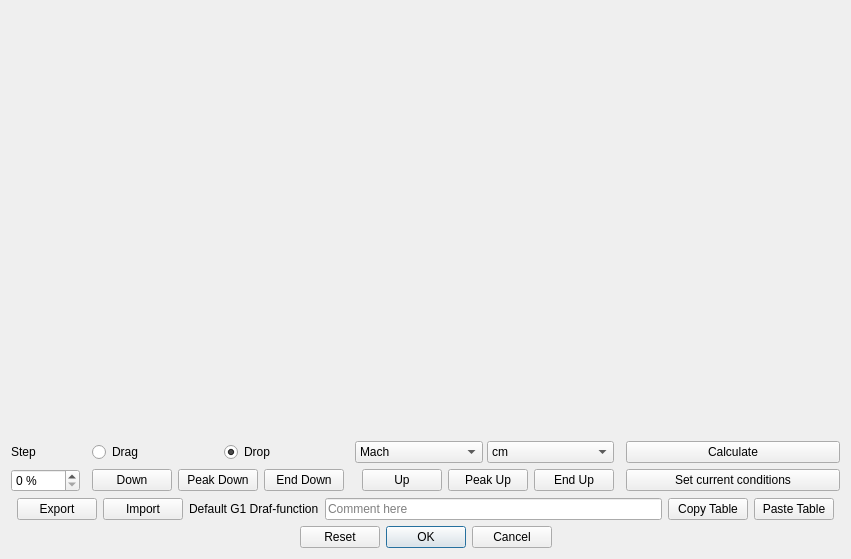
<?xml version="1.0" encoding="UTF-8"?>
<ui version="4.0">
 <class>DragFuncEditDialog</class>
 <widget class="QWidget" name="DragFuncEditDialog">
  <property name="windowModality">
   <enum>Qt::NonModal</enum>
  </property>
  <property name="geometry">
   <rect>
    <x>0</x>
    <y>0</y>
    <width>851</width>
    <height>559</height>
   </rect>
  </property>
  <property name="sizePolicy">
   <sizepolicy hsizetype="Expanding" vsizetype="Expanding">
    <horstretch>0</horstretch>
    <verstretch>0</verstretch>
   </sizepolicy>
  </property>
  <property name="minimumSize">
   <size>
    <width>851</width>
    <height>559</height>
   </size>
  </property>
  <property name="windowTitle">
   <string>Drag function editor</string>
  </property>
  <property name="windowIcon">
   <iconset>
    <normaloff>../.rsrc/Icon.ico</normaloff>../.rsrc/Icon.ico</iconset>
  </property>
  <property name="styleSheet">
   <string notr="true"/>
  </property>
  <layout class="QGridLayout" name="gridLayout" columnstretch="0,0,0,0">
   <item row="3" column="2">
    <widget class="QWidget" name="widget_2" native="true">
     <property name="sizePolicy">
      <sizepolicy hsizetype="Preferred" vsizetype="Minimum">
       <horstretch>0</horstretch>
       <verstretch>0</verstretch>
      </sizepolicy>
     </property>
     <layout class="QHBoxLayout" name="horizontalLayout_2">
      <property name="leftMargin">
       <number>6</number>
      </property>
      <property name="topMargin">
       <number>0</number>
      </property>
      <property name="rightMargin">
       <number>6</number>
      </property>
      <property name="bottomMargin">
       <number>0</number>
      </property>
      <item>
       <widget class="QPushButton" name="Up">
        <property name="minimumSize">
         <size>
          <width>0</width>
          <height>0</height>
         </size>
        </property>
        <property name="maximumSize">
         <size>
          <width>100</width>
          <height>16777215</height>
         </size>
        </property>
        <property name="text">
         <string>Up</string>
        </property>
       </widget>
      </item>
      <item>
       <widget class="QPushButton" name="PeakUp">
        <property name="minimumSize">
         <size>
          <width>0</width>
          <height>0</height>
         </size>
        </property>
        <property name="maximumSize">
         <size>
          <width>100</width>
          <height>16777215</height>
         </size>
        </property>
        <property name="text">
         <string>Peak Up</string>
        </property>
       </widget>
      </item>
      <item>
       <widget class="QPushButton" name="EndUp">
        <property name="minimumSize">
         <size>
          <width>0</width>
          <height>0</height>
         </size>
        </property>
        <property name="maximumSize">
         <size>
          <width>100</width>
          <height>16777215</height>
         </size>
        </property>
        <property name="text">
         <string>End Up</string>
        </property>
       </widget>
      </item>
     </layout>
    </widget>
   </item>
   <item row="2" column="1" colspan="2">
    <widget class="QWidget" name="widget" native="true">
     <property name="sizePolicy">
      <sizepolicy hsizetype="Preferred" vsizetype="Fixed">
       <horstretch>0</horstretch>
       <verstretch>0</verstretch>
      </sizepolicy>
     </property>
     <layout class="QHBoxLayout" name="horizontalLayout">
      <property name="spacing">
       <number>4</number>
      </property>
      <property name="leftMargin">
       <number>6</number>
      </property>
      <property name="topMargin">
       <number>0</number>
      </property>
      <property name="rightMargin">
       <number>6</number>
      </property>
      <property name="bottomMargin">
       <number>0</number>
      </property>
      <item>
       <widget class="QRadioButton" name="radioDrag">
        <property name="text">
         <string>Drag</string>
        </property>
        <property name="checked">
         <bool>false</bool>
        </property>
       </widget>
      </item>
      <item>
       <widget class="QRadioButton" name="radioDrop">
        <property name="text">
         <string>Drop</string>
        </property>
        <property name="checked">
         <bool>true</bool>
        </property>
       </widget>
      </item>
      <item>
       <widget class="QComboBox" name="distanceQuantity">
        <property name="sizePolicy">
         <sizepolicy hsizetype="Preferred" vsizetype="Minimum">
          <horstretch>0</horstretch>
          <verstretch>0</verstretch>
         </sizepolicy>
        </property>
        <item>
         <property name="text">
          <string>Mach</string>
         </property>
        </item>
        <item>
         <property name="text">
          <string>m/s</string>
         </property>
        </item>
        <item>
         <property name="text">
          <string>ft/s</string>
         </property>
        </item>
       </widget>
      </item>
      <item>
       <widget class="QComboBox" name="holdOffQuantity">
        <property name="sizePolicy">
         <sizepolicy hsizetype="Preferred" vsizetype="Minimum">
          <horstretch>0</horstretch>
          <verstretch>0</verstretch>
         </sizepolicy>
        </property>
        <item>
         <property name="text">
          <string>cm</string>
         </property>
        </item>
        <item>
         <property name="text">
          <string>MIL</string>
         </property>
        </item>
        <item>
         <property name="text">
          <string>MOA</string>
         </property>
        </item>
       </widget>
      </item>
     </layout>
    </widget>
   </item>
   <item row="3" column="1">
    <widget class="QWidget" name="widget_3" native="true">
     <property name="sizePolicy">
      <sizepolicy hsizetype="Preferred" vsizetype="Minimum">
       <horstretch>0</horstretch>
       <verstretch>0</verstretch>
      </sizepolicy>
     </property>
     <layout class="QHBoxLayout" name="horizontalLayout_3">
      <property name="leftMargin">
       <number>6</number>
      </property>
      <property name="topMargin">
       <number>0</number>
      </property>
      <property name="rightMargin">
       <number>6</number>
      </property>
      <property name="bottomMargin">
       <number>0</number>
      </property>
      <item>
       <widget class="QPushButton" name="Down">
        <property name="minimumSize">
         <size>
          <width>0</width>
          <height>0</height>
         </size>
        </property>
        <property name="maximumSize">
         <size>
          <width>100</width>
          <height>16777215</height>
         </size>
        </property>
        <property name="text">
         <string>Down</string>
        </property>
       </widget>
      </item>
      <item>
       <widget class="QPushButton" name="PeakDown">
        <property name="minimumSize">
         <size>
          <width>0</width>
          <height>0</height>
         </size>
        </property>
        <property name="maximumSize">
         <size>
          <width>100</width>
          <height>16777215</height>
         </size>
        </property>
        <property name="text">
         <string>Peak Down</string>
        </property>
       </widget>
      </item>
      <item>
       <widget class="QPushButton" name="EndDown">
        <property name="minimumSize">
         <size>
          <width>0</width>
          <height>0</height>
         </size>
        </property>
        <property name="maximumSize">
         <size>
          <width>100</width>
          <height>16777215</height>
         </size>
        </property>
        <property name="text">
         <string>End Down</string>
        </property>
       </widget>
      </item>
     </layout>
    </widget>
   </item>
   <item row="1" column="0" colspan="4">
    <widget class="QWidget" name="widget_4" native="true"/>
   </item>
   <item row="3" column="0">
    <widget class="QSpinBox" name="Step">
     <property name="sizePolicy">
      <sizepolicy hsizetype="Fixed" vsizetype="Preferred">
       <horstretch>0</horstretch>
       <verstretch>0</verstretch>
      </sizepolicy>
     </property>
     <property name="minimumSize">
      <size>
       <width>69</width>
       <height>0</height>
      </size>
     </property>
     <property name="suffix">
      <string> %</string>
     </property>
     <property name="maximum">
      <number>100</number>
     </property>
    </widget>
   </item>
   <item row="2" column="0">
    <widget class="QLabel" name="labelStep">
     <property name="sizePolicy">
      <sizepolicy hsizetype="Fixed" vsizetype="Fixed">
       <horstretch>0</horstretch>
       <verstretch>0</verstretch>
      </sizepolicy>
     </property>
     <property name="minimumSize">
      <size>
       <width>69</width>
       <height>0</height>
      </size>
     </property>
     <property name="text">
      <string>Step</string>
     </property>
     <property name="margin">
      <number>6</number>
     </property>
    </widget>
   </item>
   <item row="5" column="0" colspan="4">
    <widget class="QDialogButtonBox" name="buttonBox">
     <property name="standardButtons">
      <set>QDialogButtonBox::Cancel|QDialogButtonBox::Ok|QDialogButtonBox::Reset</set>
     </property>
     <property name="centerButtons">
      <bool>true</bool>
     </property>
    </widget>
   </item>
   <item row="2" column="3">
    <widget class="QPushButton" name="Calculate">
     <property name="sizePolicy">
      <sizepolicy hsizetype="Minimum" vsizetype="Fixed">
       <horstretch>0</horstretch>
       <verstretch>0</verstretch>
      </sizepolicy>
     </property>
     <property name="text">
      <string>Calculate</string>
     </property>
    </widget>
   </item>
   <item row="3" column="3">
    <widget class="QPushButton" name="SetConditions">
     <property name="text">
      <string>Set current conditions</string>
     </property>
    </widget>
   </item>
   <item row="0" column="0" colspan="4">
    <widget class="QWidget" name="widget_5" native="true"/>
   </item>
   <item row="4" column="0" colspan="4">
    <widget class="QWidget" name="dragTableToolBox" native="true">
     <property name="sizePolicy">
      <sizepolicy hsizetype="Preferred" vsizetype="Fixed">
       <horstretch>0</horstretch>
       <verstretch>0</verstretch>
      </sizepolicy>
     </property>
     <layout class="QHBoxLayout" name="horizontalLayout_4">
      <property name="leftMargin">
       <number>6</number>
      </property>
      <property name="topMargin">
       <number>0</number>
      </property>
      <property name="rightMargin">
       <number>6</number>
      </property>
      <property name="bottomMargin">
       <number>0</number>
      </property>
      <item>
       <widget class="QPushButton" name="exportDF">
        <property name="sizePolicy">
         <sizepolicy hsizetype="Preferred" vsizetype="Fixed">
          <horstretch>0</horstretch>
          <verstretch>0</verstretch>
         </sizepolicy>
        </property>
        <property name="minimumSize">
         <size>
          <width>0</width>
          <height>0</height>
         </size>
        </property>
        <property name="maximumSize">
         <size>
          <width>100</width>
          <height>16777215</height>
         </size>
        </property>
        <property name="text">
         <string>Export</string>
        </property>
       </widget>
      </item>
      <item>
       <widget class="QPushButton" name="importDF">
        <property name="sizePolicy">
         <sizepolicy hsizetype="Preferred" vsizetype="Fixed">
          <horstretch>0</horstretch>
          <verstretch>0</verstretch>
         </sizepolicy>
        </property>
        <property name="minimumSize">
         <size>
          <width>0</width>
          <height>0</height>
         </size>
        </property>
        <property name="maximumSize">
         <size>
          <width>100</width>
          <height>16777215</height>
         </size>
        </property>
        <property name="text">
         <string>Import</string>
        </property>
       </widget>
      </item>
      <item>
       <widget class="QLabel" name="dfType">
        <property name="sizePolicy">
         <sizepolicy hsizetype="Preferred" vsizetype="Preferred">
          <horstretch>0</horstretch>
          <verstretch>0</verstretch>
         </sizepolicy>
        </property>
        <property name="text">
         <string>Default G1 Draf-function</string>
        </property>
       </widget>
      </item>
      <item>
       <widget class="QLineEdit" name="dfComment">
        <property name="placeholderText">
         <string>Comment here</string>
        </property>
       </widget>
      </item>
      <item>
       <widget class="QPushButton" name="copyTable">
        <property name="sizePolicy">
         <sizepolicy hsizetype="Preferred" vsizetype="Fixed">
          <horstretch>0</horstretch>
          <verstretch>0</verstretch>
         </sizepolicy>
        </property>
        <property name="minimumSize">
         <size>
          <width>0</width>
          <height>0</height>
         </size>
        </property>
        <property name="maximumSize">
         <size>
          <width>100</width>
          <height>16777215</height>
         </size>
        </property>
        <property name="text">
         <string>Copy Table</string>
        </property>
       </widget>
      </item>
      <item>
       <widget class="QPushButton" name="pasteTable">
        <property name="sizePolicy">
         <sizepolicy hsizetype="Preferred" vsizetype="Fixed">
          <horstretch>0</horstretch>
          <verstretch>0</verstretch>
         </sizepolicy>
        </property>
        <property name="minimumSize">
         <size>
          <width>0</width>
          <height>0</height>
         </size>
        </property>
        <property name="maximumSize">
         <size>
          <width>100</width>
          <height>16777215</height>
         </size>
        </property>
        <property name="text">
         <string>Paste Table</string>
        </property>
       </widget>
      </item>
     </layout>
    </widget>
   </item>
  </layout>
 </widget>
 <resources/>
 <connections/>
</ui>
